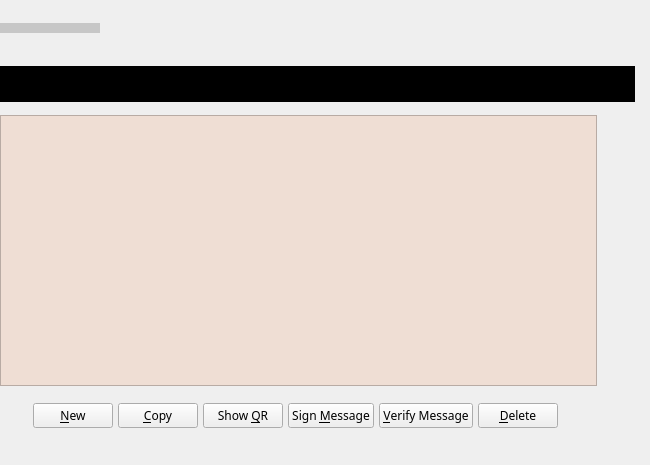
<?xml version="1.0" encoding="UTF-8"?>
<ui version="4.0">
 <class>AddressBookPage</class>
 <widget class="QWidget" name="AddressBookPage">
  <property name="geometry">
   <rect>
    <x>0</x>
    <y>0</y>
    <width>650</width>
    <height>465</height>
   </rect>
  </property>
  <property name="windowTitle">
   <string>Address Book</string>
  </property>
  <property name="styleSheet">
   <string notr="true">font-family:Proxima Nova Rg;</string>
  </property>
  <widget class="QFrame" name="greyFrame">
   <property name="geometry">
    <rect>
     <x>0</x>
     <y>23</y>
     <width>100</width>
     <height>10</height>
    </rect>
   </property>
   <property name="minimumSize">
    <size>
     <width>100</width>
     <height>10</height>
    </size>
   </property>
   <property name="maximumSize">
    <size>
     <width>100</width>
     <height>10</height>
    </size>
   </property>
   <property name="styleSheet">
    <string notr="true">background:#c7c7c7;</string>
   </property>
   <layout class="QVBoxLayout" name="verticalLayout_9"/>
  </widget>
  <widget class="QWidget" name="layoutWidget">
   <property name="geometry">
    <rect>
     <x>3</x>
     <y>385</y>
     <width>851</width>
     <height>61</height>
    </rect>
   </property>
   <layout class="QHBoxLayout" name="horizontalLayout">
    <property name="spacing">
     <number>5</number>
    </property>
    <property name="rightMargin">
     <number>0</number>
    </property>
    <item>
     <spacer name="horizontalSpacer_2">
      <property name="orientation">
       <enum>Qt::Horizontal</enum>
      </property>
      <property name="sizeType">
       <enum>QSizePolicy::Maximum</enum>
      </property>
      <property name="sizeHint" stdset="0">
       <size>
        <width>30</width>
        <height>20</height>
       </size>
      </property>
     </spacer>
    </item>
    <item>
     <widget class="QPushButton" name="newAddressButton">
      <property name="toolTip">
       <string>Create a new address</string>
      </property>
      <property name="text">
       <string>&amp;New</string>
      </property>
      <property name="icon">
       <iconset resource="../bitcoin.qrc">
        <normaloff>:/icons/add</normaloff>:/icons/add</iconset>
      </property>
     </widget>
    </item>
    <item>
     <widget class="QPushButton" name="copyToClipboard">
      <property name="toolTip">
       <string>Copy the currently selected address to the system clipboard</string>
      </property>
      <property name="text">
       <string>&amp;Copy</string>
      </property>
      <property name="icon">
       <iconset resource="../bitcoin.qrc">
        <normaloff>:/icons/editcopy</normaloff>:/icons/editcopy</iconset>
      </property>
     </widget>
    </item>
    <item>
     <widget class="QPushButton" name="showQRCode">
      <property name="text">
       <string>Show &amp;QR</string>
      </property>
      <property name="icon">
       <iconset resource="../bitcoin.qrc">
        <normaloff>:/icons/qrcode</normaloff>:/icons/qrcode</iconset>
      </property>
     </widget>
    </item>
    <item>
     <widget class="QPushButton" name="signMessage">
      <property name="toolTip">
       <string>Sign a message to prove you own a Kashmircoin address</string>
      </property>
      <property name="text">
       <string>Sign &amp;Message</string>
      </property>
      <property name="icon">
       <iconset resource="../bitcoin.qrc">
        <normaloff>:/icons/edit</normaloff>:/icons/edit</iconset>
      </property>
     </widget>
    </item>
    <item>
     <widget class="QPushButton" name="verifyMessage">
      <property name="toolTip">
       <string>Verify a message to ensure it was signed with a specified Kashmircoin address</string>
      </property>
      <property name="text">
       <string>&amp;Verify Message</string>
      </property>
      <property name="icon">
       <iconset resource="../bitcoin.qrc">
        <normaloff>:/icons/transaction_0</normaloff>:/icons/transaction_0</iconset>
      </property>
     </widget>
    </item>
    <item>
     <widget class="QPushButton" name="deleteButton">
      <property name="toolTip">
       <string>Delete the currently selected address from the list</string>
      </property>
      <property name="text">
       <string>&amp;Delete</string>
      </property>
      <property name="icon">
       <iconset resource="../bitcoin.qrc">
        <normaloff>:/icons/remove</normaloff>:/icons/remove</iconset>
      </property>
     </widget>
    </item>
    <item>
     <spacer name="horizontalSpacer">
      <property name="orientation">
       <enum>Qt::Horizontal</enum>
      </property>
      <property name="sizeHint" stdset="0">
       <size>
        <width>40</width>
        <height>20</height>
       </size>
      </property>
     </spacer>
    </item>
    <item>
     <widget class="QDialogButtonBox" name="buttonBox">
      <property name="sizePolicy">
       <sizepolicy hsizetype="Maximum" vsizetype="Fixed">
        <horstretch>0</horstretch>
        <verstretch>0</verstretch>
       </sizepolicy>
      </property>
      <property name="standardButtons">
       <set>QDialogButtonBox::Ok</set>
      </property>
     </widget>
    </item>
    <item>
     <spacer name="horizontalSpacer_3">
      <property name="orientation">
       <enum>Qt::Horizontal</enum>
      </property>
      <property name="sizeHint" stdset="0">
       <size>
        <width>40</width>
        <height>20</height>
       </size>
      </property>
     </spacer>
    </item>
   </layout>
  </widget>
  <widget class="QTableView" name="tableView">
   <property name="geometry">
    <rect>
     <x>0</x>
     <y>115</y>
     <width>597</width>
     <height>271</height>
    </rect>
   </property>
   <property name="palette">
    <palette>
     <active>
      <colorrole role="Button">
       <brush brushstyle="SolidPattern">
        <color alpha="255">
         <red>239</red>
         <green>222</green>
         <blue>212</blue>
        </color>
       </brush>
      </colorrole>
      <colorrole role="Base">
       <brush brushstyle="SolidPattern">
        <color alpha="255">
         <red>239</red>
         <green>222</green>
         <blue>212</blue>
        </color>
       </brush>
      </colorrole>
      <colorrole role="Window">
       <brush brushstyle="SolidPattern">
        <color alpha="255">
         <red>239</red>
         <green>222</green>
         <blue>212</blue>
        </color>
       </brush>
      </colorrole>
      <colorrole role="AlternateBase">
       <brush brushstyle="SolidPattern">
        <color alpha="255">
         <red>239</red>
         <green>223</green>
         <blue>212</blue>
        </color>
       </brush>
      </colorrole>
     </active>
     <inactive>
      <colorrole role="Button">
       <brush brushstyle="SolidPattern">
        <color alpha="255">
         <red>239</red>
         <green>222</green>
         <blue>212</blue>
        </color>
       </brush>
      </colorrole>
      <colorrole role="Base">
       <brush brushstyle="SolidPattern">
        <color alpha="255">
         <red>239</red>
         <green>222</green>
         <blue>212</blue>
        </color>
       </brush>
      </colorrole>
      <colorrole role="Window">
       <brush brushstyle="SolidPattern">
        <color alpha="255">
         <red>239</red>
         <green>222</green>
         <blue>212</blue>
        </color>
       </brush>
      </colorrole>
      <colorrole role="AlternateBase">
       <brush brushstyle="SolidPattern">
        <color alpha="255">
         <red>239</red>
         <green>223</green>
         <blue>212</blue>
        </color>
       </brush>
      </colorrole>
     </inactive>
     <disabled>
      <colorrole role="Button">
       <brush brushstyle="SolidPattern">
        <color alpha="255">
         <red>239</red>
         <green>222</green>
         <blue>212</blue>
        </color>
       </brush>
      </colorrole>
      <colorrole role="Base">
       <brush brushstyle="SolidPattern">
        <color alpha="255">
         <red>239</red>
         <green>222</green>
         <blue>212</blue>
        </color>
       </brush>
      </colorrole>
      <colorrole role="Window">
       <brush brushstyle="SolidPattern">
        <color alpha="255">
         <red>239</red>
         <green>222</green>
         <blue>212</blue>
        </color>
       </brush>
      </colorrole>
      <colorrole role="AlternateBase">
       <brush brushstyle="SolidPattern">
        <color alpha="255">
         <red>239</red>
         <green>223</green>
         <blue>212</blue>
        </color>
       </brush>
      </colorrole>
     </disabled>
    </palette>
   </property>
   <property name="contextMenuPolicy">
    <enum>Qt::CustomContextMenu</enum>
   </property>
   <property name="toolTip">
    <string>Double-click to edit address or label</string>
   </property>
   <property name="styleSheet">
    <string notr="true">background-color:rgb(239,222,212)</string>
   </property>
   <property name="tabKeyNavigation">
    <bool>false</bool>
   </property>
   <property name="alternatingRowColors">
    <bool>true</bool>
   </property>
   <property name="selectionMode">
    <enum>QAbstractItemView::SingleSelection</enum>
   </property>
   <property name="selectionBehavior">
    <enum>QAbstractItemView::SelectRows</enum>
   </property>
   <property name="sortingEnabled">
    <bool>true</bool>
   </property>
   <attribute name="verticalHeaderVisible">
    <bool>false</bool>
   </attribute>
  </widget>
  <widget class="QLabel" name="labelExplanation">
   <property name="geometry">
    <rect>
     <x>0</x>
     <y>66</y>
     <width>635</width>
     <height>36</height>
    </rect>
   </property>
   <property name="styleSheet">
    <string notr="true">background-color:black; text-color:rgb(239,222,212)</string>
   </property>
   <property name="text">
    <string/>
   </property>
   <property name="textFormat">
    <enum>Qt::PlainText</enum>
   </property>
   <property name="pixmap">
    <pixmap resource="../bitcoin.qrc">:/icons/dash</pixmap>
   </property>
   <property name="wordWrap">
    <bool>true</bool>
   </property>
  </widget>
  <zorder>layoutWidget</zorder>
  <zorder>tableView</zorder>
  <zorder>greyFrame</zorder>
  <zorder>labelExplanation</zorder>
 </widget>
 <resources>
  <include location="../bitcoin.qrc"/>
 </resources>
 <connections/>
</ui>
